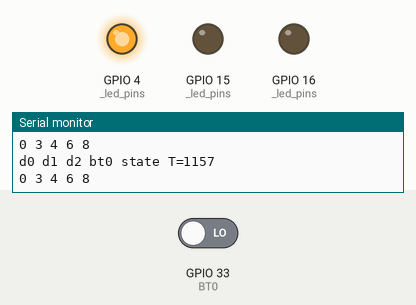
Simulated run of this sketch. Board: ESP32. Parts: output pins drawn as LEDs (lit = HIGH), the last lines printed to the serial monitor. Dashed ring = blinking. The inputs (shaded band) are chosen by the test bench; at power-on: GPIO 33 (BT0) LOW.

Above: at 1.2 s.
1.3 s: GPIO 33 (BT0) driven HIGH
At 2.3 s:
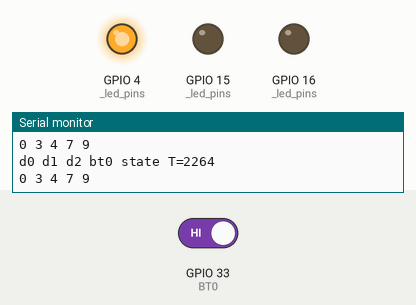
2.8 s: GPIO 33 (BT0) driven LOW
At 3.4 s:
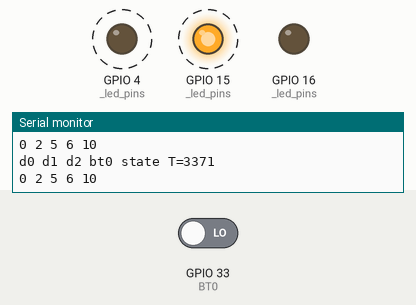
At 3.9 s:
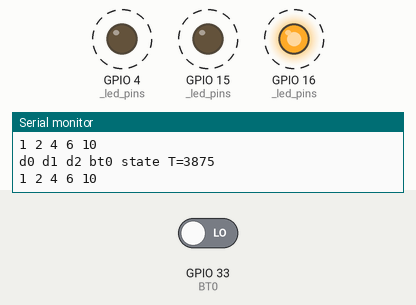
Timing chart, 0 to 11.8 s (numbered marks = the images above; inputs shaded):
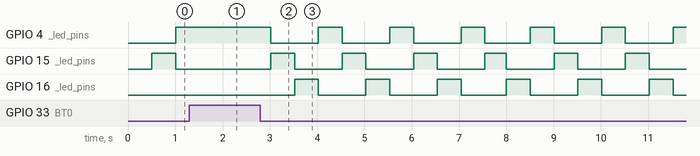

The sketch:

Modul01_Praktikum6.ino
```cpp
/* Program : Running LED Event Driven
* Menyalakan 3 LED sesuai tombol
* Tidak ditekan: jalan ke kiri/kanan
* Ditekan: berhenti
* Dilepas: ganti arah
* Status LED, tombol, dan waktu tampil ke serial plotter
* Belajar:
* - algoritma event-driven
* - event waktu
*
* (c) Eko M. Budi, 2023
*/

#define BAUD 500000

// Pin Standar kit ESCOPE 2022 ESP32
#define AO0 26
#define AO1 25

#define DO0 12
#define DO1 14
#define DO2 27
#define DO3 13

#define AI0 36
#define AI1 39

#define DI0 34
#define DI1 35
#define DI2 32
#define DI3 17

#define LED0 16
#define LED1 4
#define LED2 15

#define BT0 33

// Pewaktuan --------------------------------
// event periodik 500 ms
#define PERIODE 500
long _t_last; // waktu aksi sebelumnya
bool _t_event; // event waktu

// memulai event waktu periodik
void tReset() {
 _t_last = millis();
}

boolean tIsTime() {
  if ((millis()-_t_last) < PERIODE) return false;
  _t_last = _t_last + PERIODE;
  return true;
}

// I/O Tombol -----------------------------------
bool _bt0; // data global penekanan tombol

// I/O LED 3 buah ------------------------------
// menggunakan array untuk permudah
#define N_LED 3

// data global LED
int _led_pins[N_LED]={LED0, LED1, LED2};
bool _led_status[N_LED]={1,0,0};

// output semua LED sesuai status
void ledWriteAll() {
  for(int i=0; i<N_LED; i++) {
    digitalWrite(_led_pins[i], _led_status[i]);
  }
}

// putar LED ke kiri
void ledRotateLeft() {
  bool temp=_led_status[0];
  for(int i=0; i<N_LED-1; i++) {
    _led_status[i] = _led_status[i+1];
  }
  _led_status[N_LED-1] = temp;
}

// putar LED ke kanan
void ledRotateRight() {
  bool temp=_led_status[N_LED-1];
  for(int i=N_LED-1; i>0; i--) {
    _led_status[i] = _led_status[i-1];
  }
  _led_status[0] = temp;
}

// FSA -------------------------------------
// definisi state, bisa pakai konstanta
// #KIRI 0
// #HENTI_KIRI 1
// dst
// namun bahasa C punya cara lebih singkat pakai enum
enum {KIRI, HENTI_KIRI, KANAN, HENTI_KANAN};
int _state = KIRI;

// Fungsi-fungsi event
// Algoritma dasar, sesuai event:
// - periksa state, aksi, ganti state
void eventT() {
  switch(_state) {
    case KIRI : ledRotateLeft(); ledWriteAll(); break;
    case KANAN : ledRotateRight(); ledWriteAll(); break; // betulkan !
  }
}

void eventBt0High() {
  switch(_state) {
    case KIRI : _state = HENTI_KIRI; break;
    case KANAN : _state = HENTI_KANAN; break; // betulkan !
  }
}

void eventBt0Low() {
  switch(_state) {
    case HENTI_KIRI: _state = KANAN; break;
    case HENTI_KANAN: _state = KIRI; break; // betulkan !
  }
}

// Serial plotter -----------------------------
// Fungsi untuk plot data ke serial plotter
void plotData() {
  // print header dengan waktu
  Serial.printf("d0 d1 d2 bt0 state T=%lu\n", millis());
  // print data
  Serial.printf("%d %d %d %d %d\n",
    _led_status[0],
    _led_status[1] + 2,
    _led_status[2] + 4,
    _bt0 + 6,
    _state + 8);
}

// UTAMA ------------------------------------
void setup() {
  Serial.begin(BAUD);
  Serial.println("\nRunning LED Event Driven");

  // Siapkan mode I/O
  pinMode(BT0, INPUT);
  for (int i=0; i<N_LED; i++) {
    pinMode(_led_pins[i], OUTPUT);
  }

  // siapkan waktu
  tReset();

  // Header Plot
  Serial.println("d0 d1 d2 bt0 state");
}

// loop dengan algoritma event-driven
void loop() {
  // baca semua input (event)
  _t_event = tIsTime();
  _bt0 = digitalRead(BT0);

  // jalankan respon sesuai event
  if (_t_event) {
    eventT();
  }
  else if (_bt0 == HIGH) {
    eventBt0High();
  }
  else if (_bt0 == LOW) {
    eventBt0Low();
  }

  // kirim ke serial plotter
  plotData();
  delay(50);
}
```

Measured:
- after the input at 1.3 s, GPIO 4 (_led_pins): stays HIGH (without the input it goes to LOW after 0.21 s); GPIO 15 (_led_pins): stays LOW (without the input it goes to HIGH after 0.71 s); GPIO 16 (_led_pins): stays LOW (without the input it goes to HIGH after 0.21 s)
- after the input at 2.8 s, GPIO 4 (_led_pins), GPIO 15 (_led_pins): alternates HIGH for 0.50 s and LOW for 1.0 s, starting after 0.22 s; GPIO 16 (_led_pins): alternates HIGH for 0.50 s and LOW for 1.0 s, starting after 0.72 s
